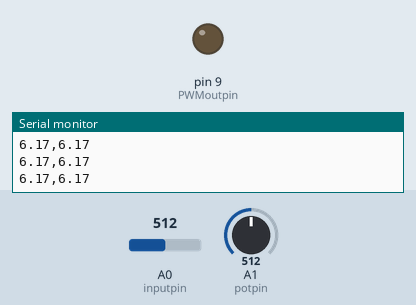
Simulated run of this sketch. Board: Arduino Uno, built with avr-gcc and run on an emulated ATmega328P. Shown: output pins drawn as LEDs (lit = HIGH), the last lines printed to the serial monitor. The inputs (shaded band) are chosen by the test bench; at power-on: A1 (potpin) = 512, A0 (inputpin) = 512.

Above: at 1.2 s.
1.3 s: A1 (potpin) set to 716
At 2.3 s:
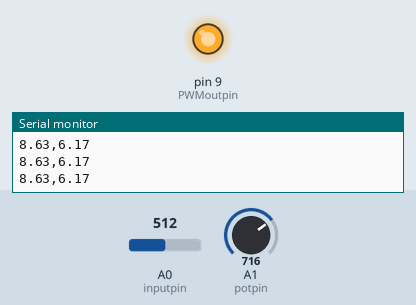
4.3 s: A0 (inputpin) set to 1023
At 4.46 s:
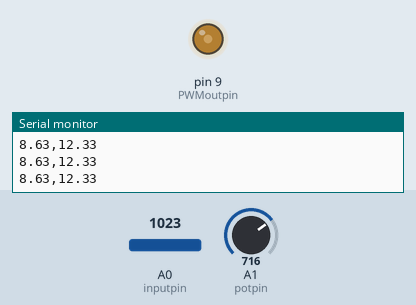
7.3 s: A0 (inputpin) set to 306
At 8.6 s:
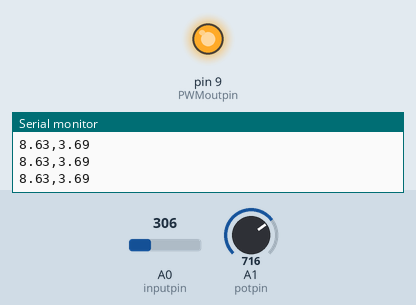
9.0 s: A0 (inputpin) set to 0
At 9.7 s:
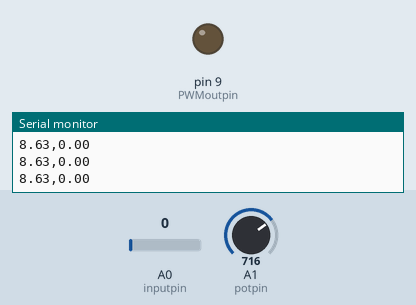
Timing chart, 0 to 11.5 s (numbered marks = the images above; inputs shaded):
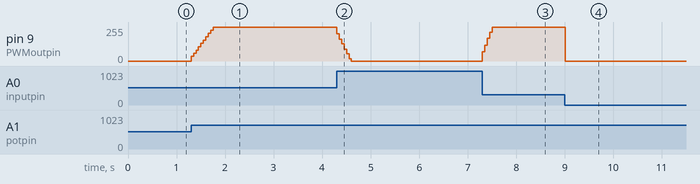

Measured:
- after the input at 1.3 s, pin 9 (PWMoutpin): moves from 0/255 to 255/255 over 0.45 s, starting at once
- after the input at 4.3 s, pin 9 (PWMoutpin): 255/255 → 0/255 at once
- after the input at 7.3 s, pin 9 (PWMoutpin): 0/255 → 255/255 at once
- after the input at 9.0 s, pin 9 (PWMoutpin): 255/255 → 0/255 at once

The sketch:

Arduino_BuckConverter_PID_Controller.ino
```cpp
#include <PID_v1.h>

// pin assignments
int inputpin = A0;
int PWMoutpin = 9;
int potpin = A1;
int potval;

unsigned long previoustime;
unsigned long time;
unsigned long timediff;
int interval = 50;
float VoltageOut;

float targetVoltage; // set to your desired voltage output
float voltage = 12.33; // Set to your voltage source input ***ADJUST VOLTAGE DIVIDER ACCORDINGLY
float cal = 1; // calibration value for voltage input, best to re calilbrate for new loads

float mapFloat(float x, float in_min, float in_max, float out_min, float out_max) {
  return (x - in_min) * (out_max - out_min) / (in_max - in_min) + out_min;
}
//Define Variables we'll be connecting to
double Setpoint, Input, Output;

//Specify the links and initial tuning parameters
double Kp=2, Ki=100, Kd=0;  //Kp=4, Ki=40, Kd=0
PID myPID(&Input, &Output, &Setpoint, Kp, Ki, Kd, DIRECT);

void setup() {

  pinMode(PWMoutpin, OUTPUT);  // OC1A output

  // Clear Timer1 Control Registers
  TCCR1A = 0;
  TCNT1  = 0;

  // Set Fast PWM Mode 14 (WGM13=1, WGM12=1, WGM11=1, WGM10=0)
  // Set non-inverting mode for both Channel A and Channel B (COM1A1=1, COM1B1=1)
  TCCR1A = _BV(COM1A1) | _BV(COM1B1) | _BV(WGM11);
  TCCR1B = _BV(WGM13) | _BV(WGM12) | _BV(CS10); // CS10=1 sets Prescaler to 1

  // Set the TOP value for 125kHz
  ICR1 = 127;

  Serial.begin(115200);
  Serial.println("Start");

  //initialize the variables we're linked to
  Input = analogRead(inputpin);

  Setpoint = targetVoltage;

  myPID.SetMode(AUTOMATIC);   //turn the PID on
  myPID.SetSampleTime(interval); // sample time of the PID controller
  myPID.SetOutputLimits(0, 127); // limits of the PID output

}

void loop() {

// keep track of current time and the difference between previous and current
time = millis();
timediff = time - previoustime;

// interval to check the voltage and serial print values
if (time - previoustime >= interval) {

  previoustime = time;

    //read the value of the the pot and then map it as a float to the target voltage, then set it as the setpoint for the PID
    potval = analogRead(potpin);
    targetVoltage = mapFloat(potval,0.0,1023.0,0.0,12.33);
    Setpoint = targetVoltage;

  VoltageOut = ((analogRead(inputpin)) * (voltage/1023))*cal; // equation converting input analog value to voltage

  Input = VoltageOut;

  float DutyCycleOut = (Output/127) * 100;

  // Serial plotter outputs for troubleshooting and tuning
     Serial.print(Setpoint);
     Serial.print(",");
     Serial.println(VoltageOut);
}

  // Compute and output PID output
  myPID.Compute();
  OCR1A = (int)Output;

    // if source voltage drops to 0, reset the accumulation of the integrator
  if (VoltageOut == 0) {
    myPID.SetMode(MANUAL);
    Output = 0.0;
    myPID.SetMode(AUTOMATIC);
  }

}
```
